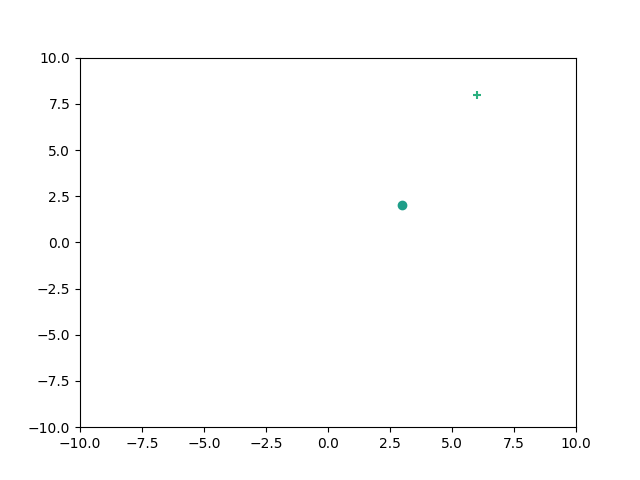

Recreate this plot in Python.
import matplotlib.pyplot as plt
import numpy as np

dots = 2
colors = np.random.uniform(15, 80, dots)

# plot
fig, ax = plt.subplots()

x = [3, 6]
y = [2, 8]
ax.scatter(x[0], y[0], c=colors[0], vmin=0, vmax=100, marker="o")
ax.scatter(x[1], y[1], c=colors[1], vmin=0, vmax=100, marker="+")

# ax.set(xlim=(-10, 10), xticks=np.arange(-10, 10),
#        ylim=(-10, 10), yticks=np.arange(-10, 10))
ax.set(xlim=(-10, 10),
       ylim=(-10, 10))

file_name = str(__file__)
file_name = file_name.split('/')[0]
file_name = file_name.replace('.py', '')

fig.savefig(f'{file_name}.png')
plt.show()
